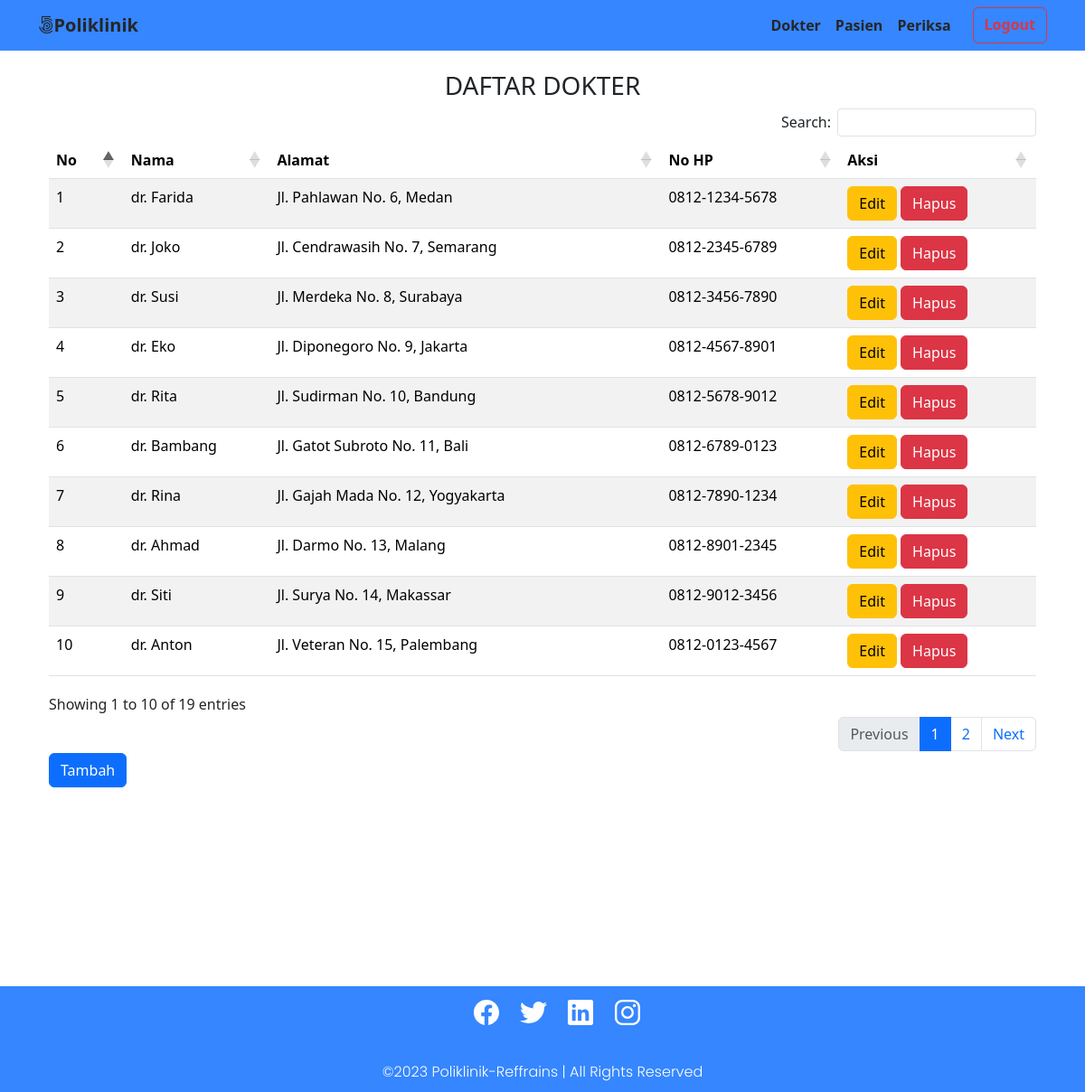
The page /index.php?page=dokter/dokter (signed in) on the database its author committed.
### tables this page shows
CREATE TABLE `dokter` (
  `id` int(10) UNSIGNED NOT NULL,
  `nama` varchar(255) DEFAULT NULL,
  `alamat` varchar(255) DEFAULT NULL,
  `nomor_hp` varchar(50) DEFAULT NULL
);

### dokter/dokter.php (the view, shortened to what this page needs)
<?php
include("C:/xampp/htdocs/poliklinik/inc/koneksi.php");
?>
<div class="container mt-5 mb-5">
  <h3 class="mt-5 text-center">DAFTAR DOKTER</h3>
  <table class="table table-striped mt-3" id="daftar-dokter">
    <thead>
      <tr>
        <th>No</th>
        <th>Nama</th>
        <th>Alamat</th>
        <th>No HP</th>
        <th>Aksi</th>
      </tr>
    </thead>
    <tbody>
      <?php
      $result = mysqli_query($mysqli, "SELECT * FROM dokter");
      $no = 1;
      while ($data = mysqli_fetch_array($result)) {
      ?>
        <tr>
          <td><?php echo $no++ ?></td>
          <td><?php echo $data['nama'] ?></td>
          <td><?php echo $data['alamat'] ?></td>
          <td><?php echo $data['nomor_hp'] ?></td>
          <td>
            <a class="btn btn-warning" href="index.php?page=dokter/dokter_edit&id=<?php echo $data['id']; ?>">Edit</a>
            <a class="btn btn-danger" href="index.php?page=dokter/aksi_dokter&action=delete&id=<?php echo $data['id'] ?>">Hapus</a>
          </td>
        </tr>
      <?php
      }
      ?>
    </tbody>
  </table>
  <button type="button" class="btn btn-primary" data-bs-toggle="modal" data-bs-target="#dokterModal">
    Tambah
  </button>
</div>

### index.php (shortened to what this page needs)
<!DOCTYPE html>
<html lang="en">
<head>
  <link rel="stylesheet" href="assets/css/footer.css">
  <link href="https://cdn.jsdelivr.net/npm/bootstrap@5.3.2/dist/css/bootstrap.min.css" rel="stylesheet">
  <link rel="stylesheet" href="https://cdnjs.cloudflare.com/ajax/libs/font-awesome/5.15.4/css/all.min.css">
  <link href="https://cdn.datatables.net/1.11.3/css/dataTables.bootstrap5.min.css" rel="stylesheet">
  <link rel="stylesheet" type="text/css" href="https://cdn.datatables.net/buttons/2.1.0/css/buttons.dataTables.min.css">
</head>
<body>
  <nav class="navbar navbar-expand-lg navbar-scroll fixed-top shadow-0">
    <div class="container">
      <a class="navbar-brand fw-bold" href="index.php"><i class="fab fa-500px"></i>Poliklinik</a>
      <div class="collapse navbar-collapse" id="navbarSupportedContent">
        <ul class="navbar-nav ms-auto">
          <li class="nav-item">
            <a class="nav-link fw-semibold" href="index.php?page=dokter/dokter">Dokter</a>
          </li>
          <li class="nav-item">
            <a class="nav-link fw-semibold" href="index.php?page=pasien/pasien">Pasien</a>
          </li>
          <li class="nav-item">
            <a class="nav-link fw-semibold" href="index.php?page=periksa/periksa">Periksa</a>
          </li>
          <a type="button" class="btn btn-outline-danger fw-semibold ms-3" href="logout.php">Logout</a>
        </ul>
      </div>
    </div>
  </nav>
  <main class="container mt-5">
    <?php
    if (isset($_GET['page'])) {
      $page = htmlentities($_GET['page']);
      if (file_exists($page . ".php")) {
    ?>
    <?php
        include($page . ".php");
      } else {
        echo "<h2 class='text-center'>Halaman Tidak Ditemukan</h2>";
      }
    }
    ?>
  </main>
  <footer class="footer">
    <div class="waves">
      <div class="wave" id="wave1"></div>
      <div class="wave" id="wave3"></div>
    </div>
    <ul class="social-icon">
      <li class="social-icon__item"><a class="social-icon__link" href="#">
          <ion-icon name="logo-facebook"></ion-icon>
        </a></li>
      <li class="social-icon__item"><a class="social-icon__link" href="#">
          <ion-icon name="logo-twitter"></ion-icon>
        </a></li>
      <li class="social-icon__item"><a class="social-icon__link" href="#">
          <ion-icon name="logo-linkedin"></ion-icon>
        </a></li>
      <li class="social-icon__item"><a class="social-icon__link" href="#">
          <ion-icon name="logo-instagram"></ion-icon>
        </a></li>
    </ul>
    <p>&copy;2023 Poliklinik-Reffrains | All Rights Reserved</p>
  </footer>
</body>
</html>

### assets/css/footer.css (style rules this page uses)
body { background: #333; justify-content: flex-end; align-items: flex-end; }
.footer { position: relative; width: 100%; background: #3586ff; display: flex; justify-content: center; align-items: center; flex-direction: column; margin-top: 220px; margin-bottom: -30px; box-sizing: border-box; font-family: "Poppins", sans-serif; }
.social-icon, .menu { position: relative; display: flex; justify-content: center; align-items: center; margin: 10px 0; flex-wrap: wrap; }
.social-icon__item, .menu__item { list-style: none; }
.social-icon__link { font-size: 2rem; color: #fff; margin: 0 10px; display: inline-block; transition: 0.5s; }
.footer p { color: #fff; margin: 15px 0 10px 0; font-size: 1rem; font-weight: 300; }
.wave { position: absolute; top: -100px; left: 0; width: 100%; height: 100px; background: url("https://i.ibb.co/wQZVxxk/wave.png"); background-size: 1000px 100px; }
.wave#wave1 { z-index: 1000; opacity: 1; bottom: 0; animation: animateWaves 4s linear infinite; }
.wave#wave3 { z-index: 1000; opacity: 0.2; bottom: 15px; animation: animateWaves 3s linear infinite; }
.navbar-scroll .nav-link, .navbar-scroll .navbar-toggler-icon, .navbar-scroll .navbar-brand { color: #262626; }
.navbar-scroll { background-color: #3586ff; }
.navbar-scrolled .nav-link, .navbar-scrolled .navbar-toggler-icon, .navbar-scroll .navbar-brand { color: #262626; }

### index.php (style rules this page uses)
body { padding-top: 30px; padding-bottom: 30px; }

### rows shown on the page
dokter: nama "dr. Farida", alamat "Jl. Pahlawan No. 6, Medan", nomor_hp "0812-1234-5678"
dokter: nama "dr. Joko", alamat "Jl. Cendrawasih No. 7, Semarang", nomor_hp "0812-2345-6789"
dokter: nama "dr. Susi", alamat "Jl. Merdeka No. 8, Surabaya", nomor_hp "0812-3456-7890"
dokter: nama "dr. Eko", alamat "Jl. Diponegoro No. 9, Jakarta", nomor_hp "0812-4567-8901"
dokter: nama "dr. Rita", alamat "Jl. Sudirman No. 10, Bandung", nomor_hp "0812-5678-9012"
dokter: nama "dr. Bambang", alamat "Jl. Gatot Subroto No. 11, Bali", nomor_hp "0812-6789-0123"
dokter: nama "dr. Rina", alamat "Jl. Gajah Mada No. 12, Yogyakarta", nomor_hp "0812-7890-1234"
dokter: nama "dr. Ahmad", alamat "Jl. Darmo No. 13, Malang", nomor_hp "0812-8901-2345"
dokter: nama "dr. Siti", alamat "Jl. Surya No. 14, Makassar", nomor_hp "0812-9012-3456"
dokter: nama "dr. Anton", alamat "Jl. Veteran No. 15, Palembang", nomor_hp "0812-0123-4567"
